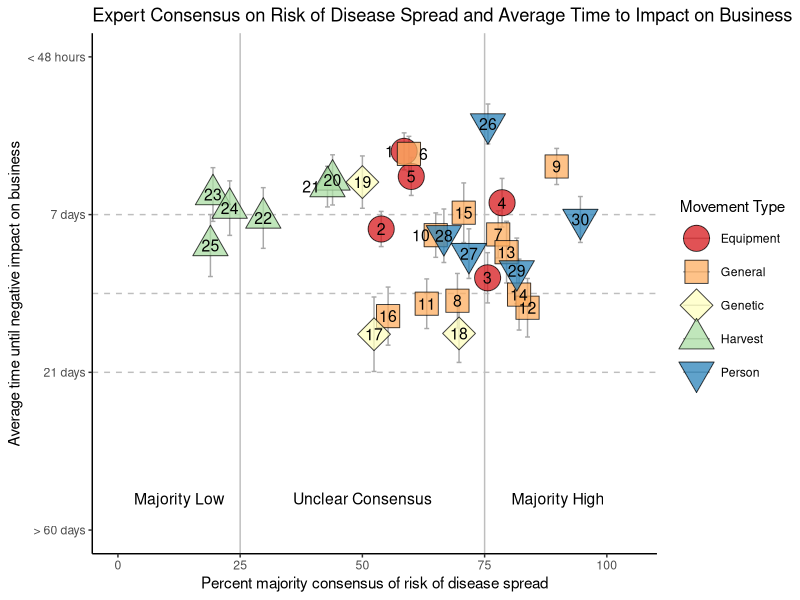

This chart was generated by the following R code:
######################################################
## Patterson et al - Code to create score variables
##
##	This script provides code for calculating the scores
##	presented in Patterson et al. (under review).
##
##		2016-09-26
######################################################

#required libraries
library(reshape)
library(ggplot2)
library(stringr)

#Set working directory to location of file
setwd("")

data = read.csv(file="Analysis_data.csv", header=T)


########################################################
## Data processing
########################################################

#Need to reshape the data into long format
DR_long = melt(subset(data, select=c("ResponseID", grep("DR_", names(data), value=T))), id.vars="ResponseID")
IB_long = melt(subset(data, select=c("ResponseID", grep("IB_", names(data), value=T))), id.vars="ResponseID")
IB_long1 = subset(IB_long, IB_long$variable %in% c("IB_title","IB_text", "IB_text2", "IB_text3")==FALSE)
DR_long1 = subset(DR_long, DR_long$variable!="DR_title")


DR_long1$variable = gsub("DR_", "", DR_long1$variable)
names(DR_long1)[3] = "DR"
IB_long1$variable = gsub("IB_", "", IB_long1$variable)
names(IB_long1)[3] = "IB"

#Merge DR (risk of disease spread) and IB (impact on business) datasets
datalong = merge(DR_long1, IB_long1, by=c("ResponseID", "variable"), all=T)

#Reverse IB, so that higher values = more critical (time until hurts business)
datalong$IB_rev = 5 - datalong$IB

#Add group for movement type
datalong$mvgroup = factor(gsub("_[[:digit:]]*", "", as.character(datalong$variable)))

#Create aggregate data - mean, sd, se by movement 
dataagg = aggregate(subset(datalong, select=c("DR", "IB_rev")), list(datalong$variable), mean, na.rm=T)
dataaggsd = aggregate(subset(datalong, select=c("DR", "IB_rev")), list(datalong$variable), sd, na.rm=T)
names(dataaggsd)[2:3] = c("DR_sd", "IB_rev_sd")

dataagg1 = merge(dataagg, dataaggsd, by="Group.1")
dataagg1$DR_se = dataagg1$DR_sd/sqrt(colSums(!is.na((data[,which(names(data) %in% paste("DR_", dataagg1$Group.1, sep=""))]))))
dataagg1$IB_rev_se = dataagg1$IB_rev_sd/sqrt(colSums(!is.na((data[,which(names(data) %in% paste("IB_", dataagg1$Group.1, sep=""))]))))

#Add group for movement type
dataagg1$mvgroup = factor(gsub("_[[:digit:]]*", "", as.character(dataagg1$Group.1)))

#create reversed IB scores in the original data
for (i in paste("IB_", dataagg1$Group.1, sep="")) {
  data$a = 5 - data[,which(names(data)==i)]
  names(data)[which(names(data)=="a")] = paste(i, "rev", sep="_")
}


#add column with number that corresponds to movement question
dataagg1$MovmtNumber = gsub(".*_", "", dataagg1$Group.1)

dataagg1$MovmtNumberContin = 1:30



########################################################
## Creating Scores
########################################################


#Based on Reviewer feedback: present the average reversed IB score on the graph along with the consensus score for Risk of Disease Spread Presentation of the RDS variable will be changed to indicate the \% majority saying the top two categories (some or high risk = above 50) or the bottom two categories (no or low risk = below 50). The table will include bucketed reverse IB scores based on placement of the means on the rated scale: 3-4 (48 hours to a week); 2.5-3 (7 days to 14 days); 2 - 2.5 (14 days to 21 days); 1-2 (21 days to 60 days). 


#create new variables for each DR rating that codes 1 as "high" (3 or 4) and 0 as "low" risk (1 or 2)
for (i in paste("DR_", dataagg1$Group.1, sep="")) {
  data$a = ifelse(data[,which(names(data)==i)] > 2, 1, 0)
  names(data)[which(names(data)=="a")] = paste(i, "phigh", sep="_")
}

#create function to calculate percent of 1's for each variable
percentof1s = function(x) {round((sum(x, na.rm=T)/sum(complete.cases(x)))*100, 2)}

#calculate for each new variable
dataagg_p = apply(subset(data, select=grep("phigh", names(data), value=T)), 2, percentof1s)


#add to aggregated dataset
dataagg1$Percent_DR_High = dataagg_p[1:30]
dataagg1$checknames = names(dataagg_p)[1:30]


#create a new variable for IB means that codes which above category they fall into:
dataagg1$IB_rev_cat = ifelse(dataagg1$IB_rev > 3.01, "2 to 7 days",
                             ifelse(dataagg1$IB_rev > 2.51 & dataagg1$IB_rev < 3.01, "7 to 14 days", 
                                    ifelse(dataagg1$IB_rev > 2.01 & dataagg1$IB_rev < 2.51, "14 to 21 days",
                                           ifelse(dataagg1$IB_rev >= 1 & dataagg1$IB_rev < 2.01, "21 to 60 days", NA))))



########################################################
## Figure 1
########################################################

#Set colors for plot and adjust text labels so they don't overlap
colors = c("#d7191c","#fdae61", "#ffffbf", "#abdda4", "#2b83ba")
dataagg1$Percent_DR_high_nudge = dataagg1$Percent_DR_High
dataagg1$Percent_DR_high_nudge[1] = dataagg1$Percent_DR_high_nudge[1]-3
dataagg1$Percent_DR_high_nudge[21] = dataagg1$Percent_DR_high_nudge[21]-3.3
dataagg1$Percent_DR_high_nudge[6] = dataagg1$Percent_DR_high_nudge[6]+3
dataagg1$Percent_DR_high_nudge[10] = dataagg1$Percent_DR_high_nudge[10]-3


#Create static figure
ggplot(dataagg1, aes(x=Percent_DR_High, y=IB_rev)) + coord_cartesian(ylim=c(1,4), xlim=c(0,105)) +  labs(title="Expert Consensus on Risk of Disease Spread and Average Time to Impact on Business", x="Percent majority consensus of risk of disease spread", y="Average time until negative impact on business") +  geom_vline(xintercept=c(25,75), color="gray") + geom_hline(yintercept=c(2, 2.5, 3), lty=2, color="gray") + geom_errorbar(aes(ymin=IB_rev-IB_rev_se, ymax=IB_rev+IB_rev_se, color=dataagg1$mvgroup), width=1) + geom_point(aes(x= dataagg1$Percent_DR_High, y=dataagg1$IB_rev, shape=mvgroup, fill=mvgroup), alpha=.75, size=8.5) + scale_shape_manual(values = c(21:25), name="Movement Type", labels=c("Equipment", "General", "Genetic", "Harvest", "Person"))  + scale_fill_manual(name="Movement Type", labels=c("Equipment", "General", "Genetic", "Harvest", "Person"), values=colors)  + scale_color_manual(name="Movement Type", labels=c("Equipment", "General", "Genetic", "Harvest", "Person"), values=rep("darkgray", 5)) + scale_y_continuous(breaks = c(1, 2, 3, 4), labels=rev(c("< 48 hours",  "7 days",  "21 days", "> 60 days"))) + geom_text(aes(x=dataagg1$Percent_DR_high_nudge, y=dataagg1$IB_rev, label=dataagg1$MovmtNumberContin), size=4) + annotate("text", x=12.5, y=1.2, label="Majority Low", size=4) + annotate("text", x=50, y=1.2, label="Unclear Consensus", size=4) + annotate("text", x=90, y=1.2, label="Majority High", size=4)  + theme_classic() 



########################################################
## Information for Table
########################################################

dataagg1$Category = ifelse(dataagg1$mvgroup=="equip", "Equipment", ifelse(dataagg1$mvgroup=="general", "General", ifelse(dataagg1$mvgroup=="genetic", "Genetic", ifelse(dataagg1$mvgroup=="harvest", "Harvest", "Person"))))
dataagg1$NumCat = paste(dataagg1$Category, dataagg1$MovmtNumberContin, sep=" ")

#Create one column for bin (high, even, low), one for % majority in that bin

#Mirror scores to match figure - percent majority low or high
dataagg1$Placement = ifelse(dataagg1$Percent_DR_High > 25 & dataagg1$Percent_DR_High < 75, "Unclear Consensus", 
                            ifelse(dataagg1$Percent_DR_High <= 25, "Low", 
                                   ifelse(dataagg1$Percent_DR_High >= 75, "High", NA)))

scores1 = subset(dataagg1, select=c("Percent_DR_High", "NumCat", "Percent_DR_High", "Placement", "IB_rev_cat"))
names(scores1) = c("remove", "Movement", "Percent High RDS", "Binned Risk of Disease Spread", "Time to Negative Business Impact")

#order the factors
scores1$`Binned Risk of Disease Spread` = factor(scores1$`Binned Risk of Disease Spread`, levels=c("Low", "Unclear Consensus", "High"))
scores1$`Time to Negative Business Impact` = factor(scores1$`Time to Negative Business Impact`, levels=c("14 to 21 days", "7 to 14 days", "2 to 7 days"))


scores1[order(scores1$`Binned Risk of Disease Spread`, scores1$`Time to Negative Business Impact`, scores1$`Percent High RDS`, decreasing=T) ,-1]
